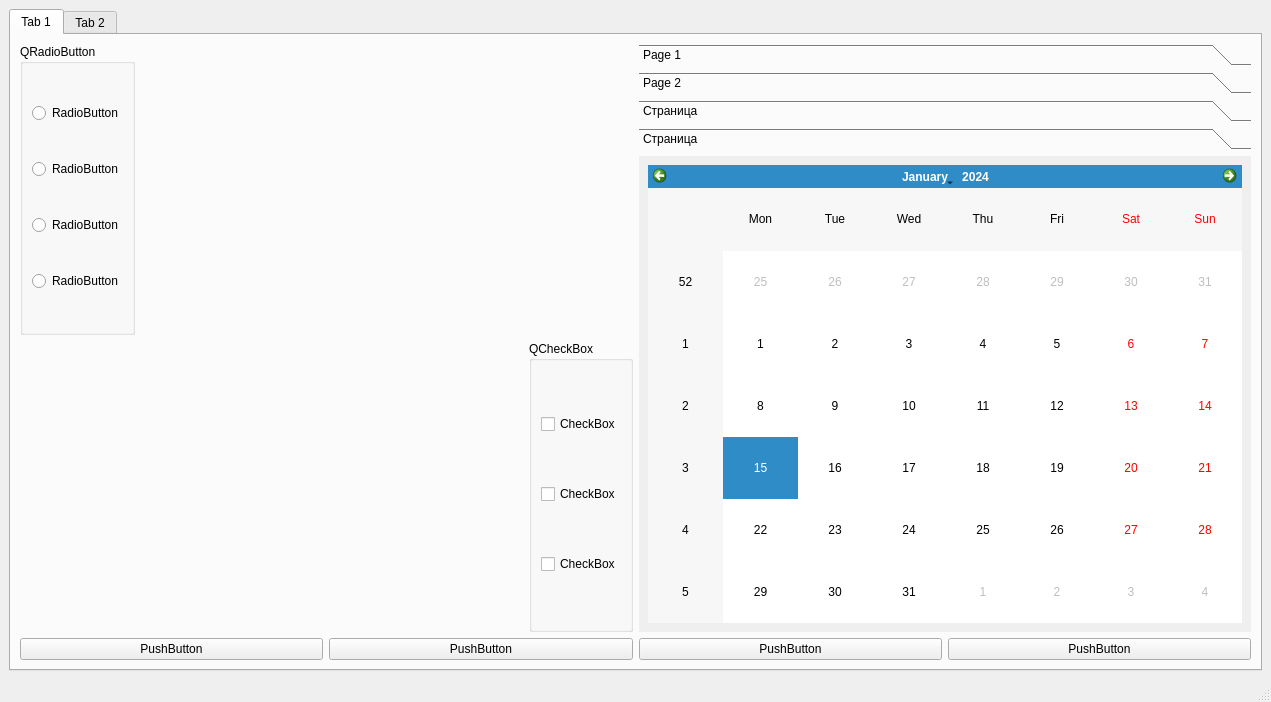
<?xml version="1.0" encoding="UTF-8"?>
<ui version="4.0">
 <class>MainWindow</class>
 <widget class="QMainWindow" name="MainWindow">
  <property name="geometry">
   <rect>
    <x>0</x>
    <y>0</y>
    <width>1271</width>
    <height>702</height>
   </rect>
  </property>
  <property name="windowTitle">
   <string>MainWindow</string>
  </property>
  <widget class="QWidget" name="centralwidget">
   <layout class="QVBoxLayout" name="verticalLayout_4">
    <item>
     <widget class="QTabWidget" name="tabWidget">
      <property name="currentIndex">
       <number>0</number>
      </property>
      <widget class="QWidget" name="tab">
       <attribute name="title">
        <string>Tab 1</string>
       </attribute>
       <layout class="QHBoxLayout" name="horizontalLayout_10">
        <item>
         <layout class="QVBoxLayout" name="verticalLayout_7">
          <item>
           <layout class="QHBoxLayout" name="horizontalLayout_9">
            <item>
             <layout class="QVBoxLayout" name="verticalLayout_6">
              <item>
               <layout class="QHBoxLayout" name="horizontalLayout_7">
                <item>
                 <widget class="QGroupBox" name="groupBox">
                  <property name="title">
                   <string>QRadioButton</string>
                  </property>
                  <layout class="QVBoxLayout" name="verticalLayout_3">
                   <item>
                    <widget class="QRadioButton" name="radioButton">
                     <property name="text">
                      <string>RadioButton</string>
                     </property>
                    </widget>
                   </item>
                   <item>
                    <widget class="QRadioButton" name="radioButton_3">
                     <property name="text">
                      <string>RadioButton</string>
                     </property>
                    </widget>
                   </item>
                   <item>
                    <widget class="QRadioButton" name="radioButton_2">
                     <property name="text">
                      <string>RadioButton</string>
                     </property>
                    </widget>
                   </item>
                   <item>
                    <widget class="QRadioButton" name="radioButton_4">
                     <property name="text">
                      <string>RadioButton</string>
                     </property>
                    </widget>
                   </item>
                  </layout>
                 </widget>
                </item>
                <item>
                 <spacer name="horizontalSpacer">
                  <property name="orientation">
                   <enum>Qt::Horizontal</enum>
                  </property>
                  <property name="sizeType">
                   <enum>QSizePolicy::Expanding</enum>
                  </property>
                  <property name="sizeHint" stdset="0">
                   <size>
                    <width>100</width>
                    <height>20</height>
                   </size>
                  </property>
                 </spacer>
                </item>
               </layout>
              </item>
              <item>
               <layout class="QHBoxLayout" name="horizontalLayout_8">
                <item>
                 <spacer name="horizontalSpacer_2">
                  <property name="orientation">
                   <enum>Qt::Horizontal</enum>
                  </property>
                  <property name="sizeHint" stdset="0">
                   <size>
                    <width>40</width>
                    <height>20</height>
                   </size>
                  </property>
                 </spacer>
                </item>
                <item>
                 <widget class="QGroupBox" name="groupBox_2">
                  <property name="title">
                   <string>QCheckBox</string>
                  </property>
                  <layout class="QVBoxLayout" name="verticalLayout">
                   <item>
                    <widget class="QCheckBox" name="checkBox">
                     <property name="text">
                      <string>CheckBox</string>
                     </property>
                    </widget>
                   </item>
                   <item>
                    <widget class="QCheckBox" name="checkBox_2">
                     <property name="text">
                      <string>CheckBox</string>
                     </property>
                    </widget>
                   </item>
                   <item>
                    <widget class="QCheckBox" name="checkBox_3">
                     <property name="text">
                      <string>CheckBox</string>
                     </property>
                    </widget>
                   </item>
                  </layout>
                 </widget>
                </item>
               </layout>
              </item>
             </layout>
            </item>
            <item>
             <widget class="QToolBox" name="toolBox">
              <property name="currentIndex">
               <number>3</number>
              </property>
              <widget class="QWidget" name="page">
               <property name="geometry">
                <rect>
                 <x>0</x>
                 <y>0</y>
                 <width>609</width>
                 <height>456</height>
                </rect>
               </property>
               <attribute name="label">
                <string>Page 1</string>
               </attribute>
               <layout class="QVBoxLayout" name="verticalLayout_2">
                <item>
                 <layout class="QHBoxLayout" name="horizontalLayout_3">
                  <item>
                   <widget class="QLabel" name="label">
                    <property name="minimumSize">
                     <size>
                      <width>50</width>
                      <height>95</height>
                     </size>
                    </property>
                    <property name="text">
                     <string>Фамилия</string>
                    </property>
                   </widget>
                  </item>
                  <item>
                   <widget class="QLineEdit" name="lineEdit">
                    <property name="inputMask">
                     <string/>
                    </property>
                    <property name="text">
                     <string/>
                    </property>
                    <property name="frame">
                     <bool>true</bool>
                    </property>
                    <property name="echoMode">
                     <enum>QLineEdit::Normal</enum>
                    </property>
                    <property name="alignment">
                     <set>Qt::AlignCenter</set>
                    </property>
                    <property name="dragEnabled">
                     <bool>true</bool>
                    </property>
                    <property name="placeholderText">
                     <string>Фамилия</string>
                    </property>
                    <property name="clearButtonEnabled">
                     <bool>false</bool>
                    </property>
                   </widget>
                  </item>
                 </layout>
                </item>
                <item>
                 <layout class="QHBoxLayout" name="horizontalLayout_4">
                  <item>
                   <widget class="QLabel" name="label_3">
                    <property name="minimumSize">
                     <size>
                      <width>50</width>
                      <height>95</height>
                     </size>
                    </property>
                    <property name="text">
                     <string>Имя</string>
                    </property>
                   </widget>
                  </item>
                  <item>
                   <widget class="QLineEdit" name="lineEdit_3">
                    <property name="alignment">
                     <set>Qt::AlignCenter</set>
                    </property>
                    <property name="placeholderText">
                     <string>Имя</string>
                    </property>
                   </widget>
                  </item>
                 </layout>
                </item>
                <item>
                 <layout class="QHBoxLayout" name="horizontalLayout_5">
                  <item>
                   <widget class="QLabel" name="label_4">
                    <property name="minimumSize">
                     <size>
                      <width>50</width>
                      <height>94</height>
                     </size>
                    </property>
                    <property name="text">
                     <string>Отчество</string>
                    </property>
                   </widget>
                  </item>
                  <item>
                   <widget class="QLineEdit" name="lineEdit_4">
                    <property name="alignment">
                     <set>Qt::AlignCenter</set>
                    </property>
                    <property name="placeholderText">
                     <string>Отчество</string>
                    </property>
                   </widget>
                  </item>
                 </layout>
                </item>
                <item>
                 <layout class="QHBoxLayout" name="horizontalLayout_2">
                  <item>
                   <widget class="QLabel" name="label_2">
                    <property name="minimumSize">
                     <size>
                      <width>50</width>
                      <height>95</height>
                     </size>
                    </property>
                    <property name="text">
                     <string>Телефо</string>
                    </property>
                   </widget>
                  </item>
                  <item>
                   <widget class="QLineEdit" name="lineEdit_2">
                    <property name="alignment">
                     <set>Qt::AlignCenter</set>
                    </property>
                    <property name="placeholderText">
                     <string>Телефон</string>
                    </property>
                   </widget>
                  </item>
                 </layout>
                </item>
               </layout>
              </widget>
              <widget class="QWidget" name="page_2">
               <property name="geometry">
                <rect>
                 <x>0</x>
                 <y>0</y>
                 <width>447</width>
                 <height>593</height>
                </rect>
               </property>
               <attribute name="label">
                <string>Page 2</string>
               </attribute>
               <layout class="QVBoxLayout" name="verticalLayout_5">
                <item>
                 <widget class="QTextEdit" name="textEdit"/>
                </item>
               </layout>
              </widget>
              <widget class="QWidget" name="page_3">
               <attribute name="label">
                <string>Страница</string>
               </attribute>
               <layout class="QHBoxLayout" name="horizontalLayout_6">
                <item>
                 <widget class="QPlainTextEdit" name="plainTextEdit"/>
                </item>
               </layout>
              </widget>
              <widget class="QWidget" name="page_4">
               <attribute name="label">
                <string>Страница</string>
               </attribute>
               <layout class="QHBoxLayout" name="horizontalLayout_11">
                <item>
                 <widget class="QCalendarWidget" name="calendarWidget"/>
                </item>
               </layout>
              </widget>
             </widget>
            </item>
           </layout>
          </item>
          <item>
           <layout class="QHBoxLayout" name="horizontalLayout">
            <item>
             <widget class="QPushButton" name="pushButton">
              <property name="text">
               <string>PushButton</string>
              </property>
             </widget>
            </item>
            <item>
             <widget class="QPushButton" name="pushButton_2">
              <property name="text">
               <string>PushButton</string>
              </property>
             </widget>
            </item>
            <item>
             <widget class="QPushButton" name="pushButton_3">
              <property name="text">
               <string>PushButton</string>
              </property>
             </widget>
            </item>
            <item>
             <widget class="QPushButton" name="pushButton_4">
              <property name="text">
               <string>PushButton</string>
              </property>
             </widget>
            </item>
           </layout>
          </item>
         </layout>
        </item>
       </layout>
       <zorder>radioButton</zorder>
       <zorder>radioButton_2</zorder>
       <zorder>radioButton_3</zorder>
       <zorder>radioButton_4</zorder>
       <zorder>groupBox</zorder>
       <zorder>groupBox_2</zorder>
       <zorder>pushButton</zorder>
       <zorder>pushButton_2</zorder>
       <zorder>pushButton_3</zorder>
       <zorder>pushButton_4</zorder>
       <zorder>toolBox</zorder>
       <zorder>horizontalSpacer</zorder>
       <zorder>horizontalSpacer_2</zorder>
      </widget>
      <widget class="QWidget" name="tab_2">
       <attribute name="title">
        <string>Tab 2</string>
       </attribute>
      </widget>
     </widget>
    </item>
   </layout>
  </widget>
  <widget class="QMenuBar" name="menubar">
   <property name="geometry">
    <rect>
     <x>0</x>
     <y>0</y>
     <width>1271</width>
     <height>21</height>
    </rect>
   </property>
  </widget>
  <widget class="QStatusBar" name="statusbar"/>
 </widget>
 <resources/>
 <connections/>
</ui>
